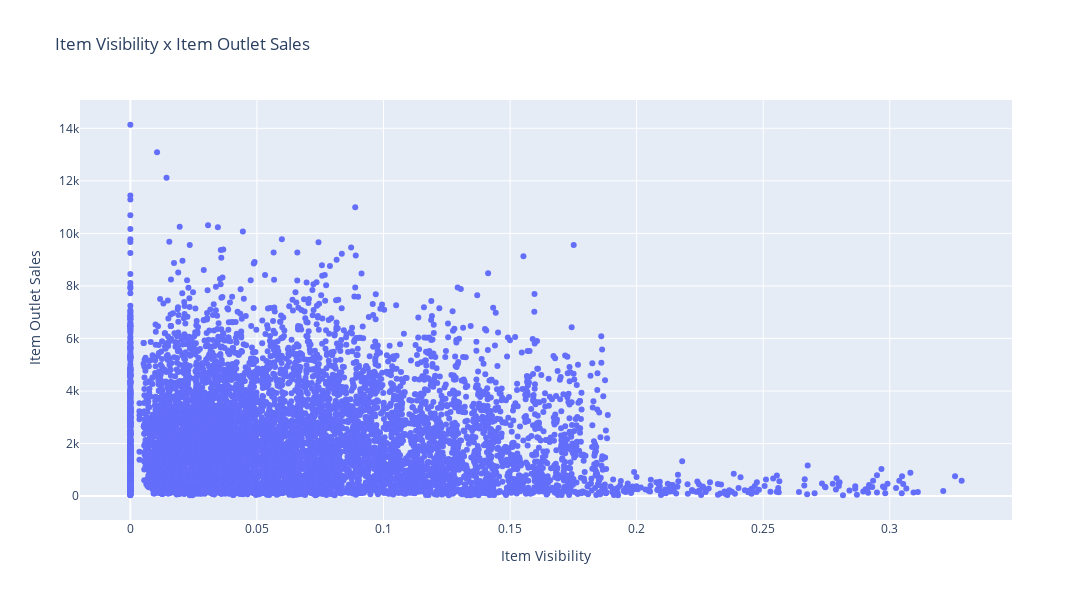

The cell this chart's notebook holds for it:
### Code cell
df_scatter = df_train_raw.groupby(['Item_Identifier', 'Item_Visibility'], as_index=False)['Item_Outlet_Sales'].sum()


fig = go.Figure()

fig.add_trace(go.Scatter(
    x=df_scatter['Item_Visibility'],
    y=df_scatter['Item_Outlet_Sales'],
    mode='markers',
    name='Item Weight x Item Outlet Sales'
))

fig.update_layout(
        title=f'<span>Item Visibility x Item Outlet Sales</span>', 
        autosize=False,
        width=1200,
        height=600,
        xaxis=dict(title=f'<span>Item Visibility</span>'),
        yaxis=dict(title=f'<span> Item Outlet Sales</span>')
    )

fig.show()

### Figure 1 — Plotly figure (JSON) as saved in the notebook; plotly's stock layout.template omitted (floating-point values rounded to 4 significant figures; data arrays with more than 128 entries replaced by an {"elided": "..."} marker saying what was removed)
{"data": [{"mode": "markers", "name": "Item Weight x Item Outlet Sales", "type": "scatter", "x": {"elided": "8443 float values"}, "y": {"elided": "8443 float values"}}], "layout": {"autosize": false, "height": 600, "title": {"text": "<span>Item Visibility x Item Outlet Sales</span>"}, "width": 1200, "xaxis": {"title": {"text": "<span>Item Visibility</span>"}}, "yaxis": {"title": {"text": "<span> Item Outlet Sales</span>"}}}}
